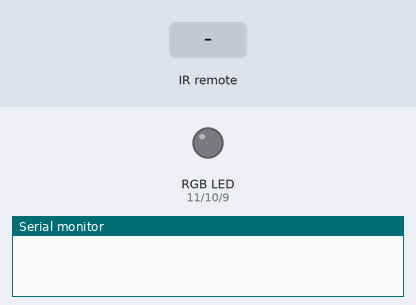
The sketch below on a simulated Arduino Uno, built with avr-gcc and run on an emulated ATmega328P. Shown: an RGB LED mixed from three pins (HIGH = lit), the last lines printed to the serial monitor. Inputs (shaded band) come from the test bench.

Above: at 1.2 s.
1.3 s: infrared code 0xFF30CF received
At 2.2 s:
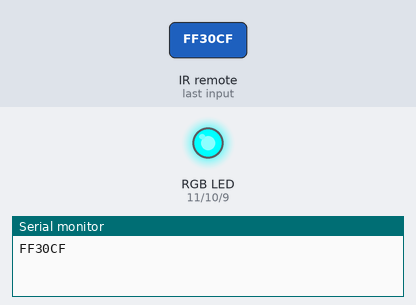
Timing chart, 0 to 4.3 s (numbered marks = the images above; inputs shaded):
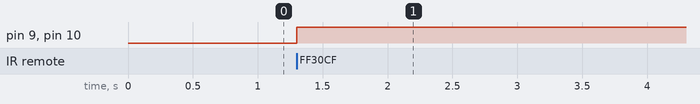

The sketch:

RGB_Controller.ino
```cpp
#include <IRremote.h>

const int RECV_PIN = 2;
int result;

int redPin=11;
int greenPin=10;
int bluePin=9;

IRrecv irrecv(RECV_PIN);
decode_results results;

void setup() {
  pinMode(redPin, OUTPUT);
  pinMode(greenPin, OUTPUT);
  pinMode(bluePin, OUTPUT);

  Serial.begin(9600);
  irrecv.enableIRIn();
}

void loop() {
  if (irrecv.decode(&results)) {
    Serial.println(results.value, HEX);
    irrecv.resume();
  }
  switch(results.value){

  case 0xFF30CF:

      digitalWrite(redPin, LOW);
      digitalWrite(greenPin, HIGH);
      digitalWrite(bluePin, HIGH);
      break;
    default:
    break;
 }
}
```

Measured:
- after the input at 1.3 s, pin 9 (bluePin), pin 10 (greenPin): LOW → HIGH at once
